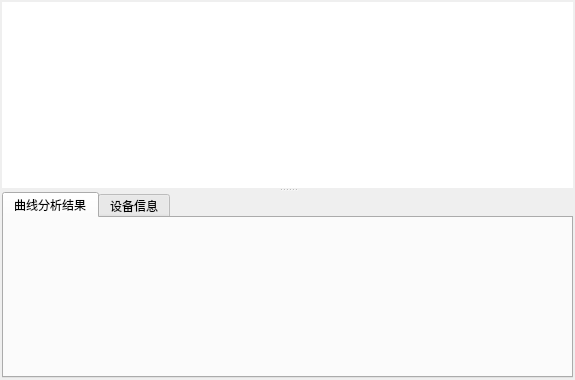
<?xml version="1.0" encoding="UTF-8"?>
<ui version="4.0">
 <class>FormDataPage</class>
 <widget class="QWidget" name="FormDataPage">
  <property name="geometry">
   <rect>
    <x>0</x>
    <y>0</y>
    <width>575</width>
    <height>380</height>
   </rect>
  </property>
  <property name="windowTitle">
   <string>Form</string>
  </property>
  <property name="styleSheet">
   <string notr="true"/>
  </property>
  <layout class="QGridLayout" name="gridLayout">
   <property name="leftMargin">
    <number>2</number>
   </property>
   <property name="topMargin">
    <number>2</number>
   </property>
   <property name="rightMargin">
    <number>2</number>
   </property>
   <property name="bottomMargin">
    <number>2</number>
   </property>
   <property name="spacing">
    <number>2</number>
   </property>
   <item row="0" column="0">
    <widget class="QSplitter" name="splitter">
     <property name="orientation">
      <enum>Qt::Vertical</enum>
     </property>
     <widget class="FormDataChart" name="widget_chart" native="true">
      <property name="styleSheet">
       <string notr="true">background-color: rgb(255, 255, 255);</string>
      </property>
     </widget>
     <widget class="QTabWidget" name="tabWidget">
      <property name="currentIndex">
       <number>0</number>
      </property>
      <widget class="QWidget" name="tab_3">
       <attribute name="title">
        <string>曲线分析结果</string>
       </attribute>
       <layout class="QGridLayout" name="gridLayout_3">
        <property name="leftMargin">
         <number>0</number>
        </property>
        <property name="topMargin">
         <number>0</number>
        </property>
        <property name="rightMargin">
         <number>0</number>
        </property>
        <property name="bottomMargin">
         <number>0</number>
        </property>
        <property name="spacing">
         <number>0</number>
        </property>
        <item row="0" column="0">
         <widget class="FormResultTable" name="widget_resultTable" native="true"/>
        </item>
       </layout>
      </widget>
      <widget class="QWidget" name="tab_4">
       <attribute name="title">
        <string>设备信息</string>
       </attribute>
       <layout class="QGridLayout" name="gridLayout_2">
        <property name="leftMargin">
         <number>0</number>
        </property>
        <property name="topMargin">
         <number>0</number>
        </property>
        <property name="rightMargin">
         <number>0</number>
        </property>
        <property name="bottomMargin">
         <number>0</number>
        </property>
        <property name="spacing">
         <number>0</number>
        </property>
        <item row="0" column="0">
         <widget class="FormDeviceInfoTable" name="widget_deviceInfo" native="true"/>
        </item>
       </layout>
      </widget>
     </widget>
    </widget>
   </item>
  </layout>
 </widget>
 <customwidgets>
  <customwidget>
   <class>FormDataChart</class>
   <extends>QWidget</extends>
   <header location="global">formdatachart.h</header>
   <container>1</container>
  </customwidget>
  <customwidget>
   <class>FormResultTable</class>
   <extends>QWidget</extends>
   <header location="global">formresulttable.h</header>
   <container>1</container>
  </customwidget>
  <customwidget>
   <class>FormDeviceInfoTable</class>
   <extends>QWidget</extends>
   <header location="global">formdeviceinfotable.h</header>
   <container>1</container>
  </customwidget>
 </customwidgets>
 <resources/>
 <connections/>
</ui>
